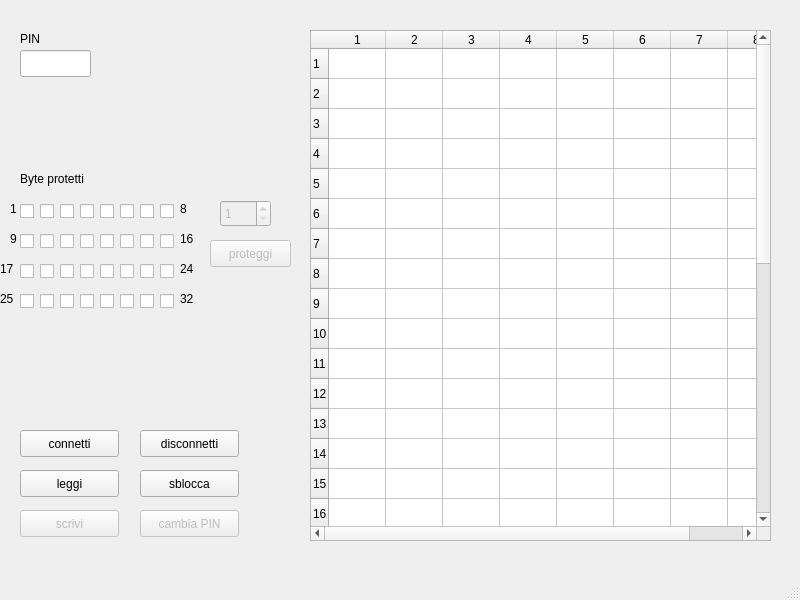
<?xml version="1.0" encoding="UTF-8"?>
<ui version="4.0">
 <class>MainWindow</class>
 <widget class="QMainWindow" name="MainWindow">
  <property name="geometry">
   <rect>
    <x>0</x>
    <y>0</y>
    <width>800</width>
    <height>600</height>
   </rect>
  </property>
  <property name="windowTitle">
   <string>MainWindow</string>
  </property>
  <widget class="QWidget" name="centralwidget">
   <widget class="QTableWidget" name="dati">
    <property name="geometry">
     <rect>
      <x>310</x>
      <y>30</y>
      <width>461</width>
      <height>511</height>
     </rect>
    </property>
    <property name="rowCount">
     <number>32</number>
    </property>
    <property name="columnCount">
     <number>8</number>
    </property>
    <attribute name="horizontalHeaderVisible">
     <bool>true</bool>
    </attribute>
    <attribute name="horizontalHeaderCascadingSectionResizes">
     <bool>false</bool>
    </attribute>
    <attribute name="horizontalHeaderDefaultSectionSize">
     <number>57</number>
    </attribute>
    <row/>
    <row/>
    <row/>
    <row/>
    <row/>
    <row/>
    <row/>
    <row/>
    <row/>
    <row/>
    <row/>
    <row/>
    <row/>
    <row/>
    <row/>
    <row/>
    <row/>
    <row/>
    <row/>
    <row/>
    <row/>
    <row/>
    <row/>
    <row/>
    <row/>
    <row/>
    <row/>
    <row/>
    <row/>
    <row/>
    <row/>
    <row/>
    <column/>
    <column/>
    <column/>
    <column/>
    <column/>
    <column/>
    <column/>
    <column/>
   </widget>
   <widget class="QPushButton" name="leggi">
    <property name="geometry">
     <rect>
      <x>20</x>
      <y>470</y>
      <width>99</width>
      <height>27</height>
     </rect>
    </property>
    <property name="text">
     <string>leggi</string>
    </property>
   </widget>
   <widget class="QPushButton" name="connetti">
    <property name="geometry">
     <rect>
      <x>20</x>
      <y>430</y>
      <width>99</width>
      <height>27</height>
     </rect>
    </property>
    <property name="text">
     <string>connetti</string>
    </property>
   </widget>
   <widget class="QPushButton" name="disconnetti">
    <property name="geometry">
     <rect>
      <x>140</x>
      <y>430</y>
      <width>99</width>
      <height>27</height>
     </rect>
    </property>
    <property name="text">
     <string>disconnetti</string>
    </property>
   </widget>
   <widget class="QPushButton" name="sblocca">
    <property name="geometry">
     <rect>
      <x>140</x>
      <y>470</y>
      <width>99</width>
      <height>27</height>
     </rect>
    </property>
    <property name="text">
     <string>sblocca</string>
    </property>
   </widget>
   <widget class="QLineEdit" name="pin">
    <property name="geometry">
     <rect>
      <x>20</x>
      <y>50</y>
      <width>71</width>
      <height>27</height>
     </rect>
    </property>
    <property name="maxLength">
     <number>3</number>
    </property>
   </widget>
   <widget class="QLabel" name="label_4">
    <property name="geometry">
     <rect>
      <x>20</x>
      <y>30</y>
      <width>67</width>
      <height>17</height>
     </rect>
    </property>
    <property name="text">
     <string>PIN</string>
    </property>
   </widget>
   <widget class="QLabel" name="stato_carta">
    <property name="geometry">
     <rect>
      <x>100</x>
      <y>40</y>
      <width>201</width>
      <height>41</height>
     </rect>
    </property>
    <property name="text">
     <string/>
    </property>
    <property name="wordWrap">
     <bool>true</bool>
    </property>
   </widget>
   <widget class="QPushButton" name="scrivi">
    <property name="enabled">
     <bool>false</bool>
    </property>
    <property name="geometry">
     <rect>
      <x>20</x>
      <y>510</y>
      <width>99</width>
      <height>27</height>
     </rect>
    </property>
    <property name="text">
     <string>scrivi</string>
    </property>
   </widget>
   <widget class="QPushButton" name="change_pin">
    <property name="enabled">
     <bool>false</bool>
    </property>
    <property name="geometry">
     <rect>
      <x>140</x>
      <y>510</y>
      <width>99</width>
      <height>27</height>
     </rect>
    </property>
    <property name="text">
     <string>cambia PIN</string>
    </property>
   </widget>
   <widget class="QCheckBox" name="bit_1">
    <property name="geometry">
     <rect>
      <x>20</x>
      <y>200</y>
      <width>21</width>
      <height>22</height>
     </rect>
    </property>
    <property name="text">
     <string/>
    </property>
   </widget>
   <widget class="QCheckBox" name="bit_2">
    <property name="geometry">
     <rect>
      <x>40</x>
      <y>200</y>
      <width>21</width>
      <height>22</height>
     </rect>
    </property>
    <property name="text">
     <string/>
    </property>
   </widget>
   <widget class="QCheckBox" name="bit_3">
    <property name="geometry">
     <rect>
      <x>60</x>
      <y>200</y>
      <width>21</width>
      <height>22</height>
     </rect>
    </property>
    <property name="text">
     <string/>
    </property>
   </widget>
   <widget class="QCheckBox" name="bit_4">
    <property name="geometry">
     <rect>
      <x>80</x>
      <y>200</y>
      <width>21</width>
      <height>22</height>
     </rect>
    </property>
    <property name="text">
     <string/>
    </property>
   </widget>
   <widget class="QCheckBox" name="bit_5">
    <property name="geometry">
     <rect>
      <x>100</x>
      <y>200</y>
      <width>21</width>
      <height>22</height>
     </rect>
    </property>
    <property name="text">
     <string/>
    </property>
   </widget>
   <widget class="QCheckBox" name="bit_6">
    <property name="geometry">
     <rect>
      <x>120</x>
      <y>200</y>
      <width>21</width>
      <height>22</height>
     </rect>
    </property>
    <property name="text">
     <string/>
    </property>
   </widget>
   <widget class="QCheckBox" name="bit_7">
    <property name="geometry">
     <rect>
      <x>140</x>
      <y>200</y>
      <width>21</width>
      <height>22</height>
     </rect>
    </property>
    <property name="text">
     <string/>
    </property>
   </widget>
   <widget class="QCheckBox" name="bit_8">
    <property name="geometry">
     <rect>
      <x>160</x>
      <y>200</y>
      <width>21</width>
      <height>22</height>
     </rect>
    </property>
    <property name="text">
     <string/>
    </property>
   </widget>
   <widget class="QCheckBox" name="bit_9">
    <property name="geometry">
     <rect>
      <x>20</x>
      <y>230</y>
      <width>21</width>
      <height>22</height>
     </rect>
    </property>
    <property name="text">
     <string/>
    </property>
   </widget>
   <widget class="QCheckBox" name="bit_10">
    <property name="geometry">
     <rect>
      <x>40</x>
      <y>230</y>
      <width>21</width>
      <height>22</height>
     </rect>
    </property>
    <property name="text">
     <string/>
    </property>
   </widget>
   <widget class="QCheckBox" name="bit_11">
    <property name="geometry">
     <rect>
      <x>60</x>
      <y>230</y>
      <width>21</width>
      <height>22</height>
     </rect>
    </property>
    <property name="text">
     <string/>
    </property>
   </widget>
   <widget class="QCheckBox" name="bit_12">
    <property name="geometry">
     <rect>
      <x>80</x>
      <y>230</y>
      <width>21</width>
      <height>22</height>
     </rect>
    </property>
    <property name="text">
     <string/>
    </property>
   </widget>
   <widget class="QCheckBox" name="bit_13">
    <property name="geometry">
     <rect>
      <x>100</x>
      <y>230</y>
      <width>21</width>
      <height>22</height>
     </rect>
    </property>
    <property name="text">
     <string/>
    </property>
   </widget>
   <widget class="QCheckBox" name="bit_14">
    <property name="geometry">
     <rect>
      <x>120</x>
      <y>230</y>
      <width>21</width>
      <height>22</height>
     </rect>
    </property>
    <property name="text">
     <string/>
    </property>
   </widget>
   <widget class="QCheckBox" name="bit_15">
    <property name="geometry">
     <rect>
      <x>140</x>
      <y>230</y>
      <width>21</width>
      <height>22</height>
     </rect>
    </property>
    <property name="text">
     <string/>
    </property>
   </widget>
   <widget class="QCheckBox" name="bit_16">
    <property name="geometry">
     <rect>
      <x>160</x>
      <y>230</y>
      <width>21</width>
      <height>22</height>
     </rect>
    </property>
    <property name="text">
     <string/>
    </property>
   </widget>
   <widget class="QCheckBox" name="bit_17">
    <property name="geometry">
     <rect>
      <x>20</x>
      <y>260</y>
      <width>21</width>
      <height>22</height>
     </rect>
    </property>
    <property name="text">
     <string/>
    </property>
   </widget>
   <widget class="QCheckBox" name="bit_18">
    <property name="geometry">
     <rect>
      <x>40</x>
      <y>260</y>
      <width>21</width>
      <height>22</height>
     </rect>
    </property>
    <property name="text">
     <string/>
    </property>
   </widget>
   <widget class="QCheckBox" name="bit_19">
    <property name="geometry">
     <rect>
      <x>60</x>
      <y>260</y>
      <width>21</width>
      <height>22</height>
     </rect>
    </property>
    <property name="text">
     <string/>
    </property>
   </widget>
   <widget class="QCheckBox" name="bit_20">
    <property name="geometry">
     <rect>
      <x>80</x>
      <y>260</y>
      <width>21</width>
      <height>22</height>
     </rect>
    </property>
    <property name="text">
     <string/>
    </property>
   </widget>
   <widget class="QCheckBox" name="bit_21">
    <property name="geometry">
     <rect>
      <x>100</x>
      <y>260</y>
      <width>21</width>
      <height>22</height>
     </rect>
    </property>
    <property name="text">
     <string/>
    </property>
   </widget>
   <widget class="QCheckBox" name="bit_22">
    <property name="geometry">
     <rect>
      <x>120</x>
      <y>260</y>
      <width>21</width>
      <height>22</height>
     </rect>
    </property>
    <property name="text">
     <string/>
    </property>
   </widget>
   <widget class="QCheckBox" name="bit_23">
    <property name="geometry">
     <rect>
      <x>140</x>
      <y>260</y>
      <width>21</width>
      <height>22</height>
     </rect>
    </property>
    <property name="text">
     <string/>
    </property>
   </widget>
   <widget class="QCheckBox" name="bit_24">
    <property name="geometry">
     <rect>
      <x>160</x>
      <y>260</y>
      <width>21</width>
      <height>22</height>
     </rect>
    </property>
    <property name="text">
     <string/>
    </property>
   </widget>
   <widget class="QCheckBox" name="bit_25">
    <property name="geometry">
     <rect>
      <x>20</x>
      <y>290</y>
      <width>21</width>
      <height>22</height>
     </rect>
    </property>
    <property name="text">
     <string/>
    </property>
   </widget>
   <widget class="QCheckBox" name="bit_26">
    <property name="geometry">
     <rect>
      <x>40</x>
      <y>290</y>
      <width>21</width>
      <height>22</height>
     </rect>
    </property>
    <property name="text">
     <string/>
    </property>
   </widget>
   <widget class="QCheckBox" name="bit_27">
    <property name="geometry">
     <rect>
      <x>60</x>
      <y>290</y>
      <width>21</width>
      <height>22</height>
     </rect>
    </property>
    <property name="text">
     <string/>
    </property>
   </widget>
   <widget class="QCheckBox" name="bit_28">
    <property name="geometry">
     <rect>
      <x>80</x>
      <y>290</y>
      <width>21</width>
      <height>22</height>
     </rect>
    </property>
    <property name="text">
     <string/>
    </property>
   </widget>
   <widget class="QCheckBox" name="bit_29">
    <property name="geometry">
     <rect>
      <x>100</x>
      <y>290</y>
      <width>21</width>
      <height>22</height>
     </rect>
    </property>
    <property name="text">
     <string/>
    </property>
   </widget>
   <widget class="QCheckBox" name="bit_30">
    <property name="geometry">
     <rect>
      <x>120</x>
      <y>290</y>
      <width>21</width>
      <height>22</height>
     </rect>
    </property>
    <property name="text">
     <string/>
    </property>
   </widget>
   <widget class="QCheckBox" name="bit_31">
    <property name="geometry">
     <rect>
      <x>140</x>
      <y>290</y>
      <width>21</width>
      <height>22</height>
     </rect>
    </property>
    <property name="text">
     <string/>
    </property>
   </widget>
   <widget class="QCheckBox" name="bit_32">
    <property name="geometry">
     <rect>
      <x>160</x>
      <y>290</y>
      <width>21</width>
      <height>22</height>
     </rect>
    </property>
    <property name="text">
     <string/>
    </property>
   </widget>
   <widget class="QLabel" name="label">
    <property name="geometry">
     <rect>
      <x>20</x>
      <y>170</y>
      <width>101</width>
      <height>17</height>
     </rect>
    </property>
    <property name="text">
     <string>Byte protetti</string>
    </property>
   </widget>
   <widget class="QLabel" name="label_2">
    <property name="geometry">
     <rect>
      <x>10</x>
      <y>200</y>
      <width>16</width>
      <height>17</height>
     </rect>
    </property>
    <property name="text">
     <string>1</string>
    </property>
   </widget>
   <widget class="QLabel" name="label_3">
    <property name="geometry">
     <rect>
      <x>10</x>
      <y>230</y>
      <width>16</width>
      <height>17</height>
     </rect>
    </property>
    <property name="text">
     <string>9</string>
    </property>
   </widget>
   <widget class="QLabel" name="label_5">
    <property name="geometry">
     <rect>
      <x>0</x>
      <y>260</y>
      <width>16</width>
      <height>17</height>
     </rect>
    </property>
    <property name="text">
     <string>17</string>
    </property>
   </widget>
   <widget class="QLabel" name="label_6">
    <property name="geometry">
     <rect>
      <x>0</x>
      <y>290</y>
      <width>16</width>
      <height>17</height>
     </rect>
    </property>
    <property name="text">
     <string>25</string>
    </property>
   </widget>
   <widget class="QLabel" name="label_7">
    <property name="geometry">
     <rect>
      <x>180</x>
      <y>200</y>
      <width>16</width>
      <height>17</height>
     </rect>
    </property>
    <property name="text">
     <string>8</string>
    </property>
   </widget>
   <widget class="QLabel" name="label_8">
    <property name="geometry">
     <rect>
      <x>180</x>
      <y>230</y>
      <width>16</width>
      <height>17</height>
     </rect>
    </property>
    <property name="text">
     <string>16</string>
    </property>
   </widget>
   <widget class="QLabel" name="label_9">
    <property name="geometry">
     <rect>
      <x>180</x>
      <y>260</y>
      <width>16</width>
      <height>17</height>
     </rect>
    </property>
    <property name="text">
     <string>24</string>
    </property>
   </widget>
   <widget class="QLabel" name="label_10">
    <property name="geometry">
     <rect>
      <x>180</x>
      <y>290</y>
      <width>16</width>
      <height>17</height>
     </rect>
    </property>
    <property name="text">
     <string>32</string>
    </property>
   </widget>
   <widget class="QSpinBox" name="proteggi_n">
    <property name="enabled">
     <bool>false</bool>
    </property>
    <property name="geometry">
     <rect>
      <x>220</x>
      <y>200</y>
      <width>51</width>
      <height>27</height>
     </rect>
    </property>
    <property name="minimum">
     <number>1</number>
    </property>
    <property name="maximum">
     <number>32</number>
    </property>
   </widget>
   <widget class="QPushButton" name="proteggi">
    <property name="enabled">
     <bool>false</bool>
    </property>
    <property name="geometry">
     <rect>
      <x>210</x>
      <y>240</y>
      <width>81</width>
      <height>27</height>
     </rect>
    </property>
    <property name="text">
     <string>proteggi</string>
    </property>
   </widget>
  </widget>
  <widget class="QMenuBar" name="menubar">
   <property name="geometry">
    <rect>
     <x>0</x>
     <y>0</y>
     <width>800</width>
     <height>22</height>
    </rect>
   </property>
  </widget>
  <widget class="QStatusBar" name="statusbar"/>
 </widget>
 <resources/>
 <connections/>
 <slots>
  <slot>leggi()</slot>
 </slots>
</ui>
